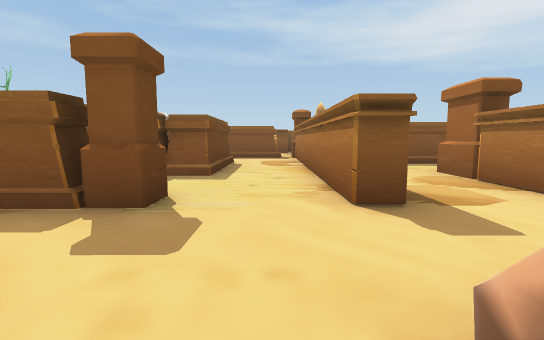
view 1 (above)

24 first-person views from a walk through a 3-D level made in the Unity game engine. The camera is 1.3 m above the floor, tilts 6° down and sees 85° across. The floor is counted in squares, 2 m on a side. Each view is taken from the middle of a square. On the plan, view 1 faces up. The plan holds only what a view shows up to about 9 squares ahead; the rest is blank. The place goes on beyond the plan. The player character is not drawn. Some surface patterns are stand-ins.

view 2
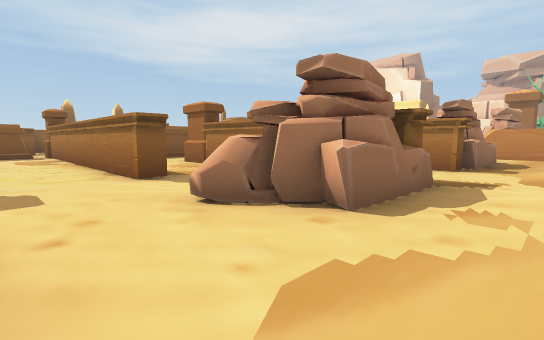

view 3
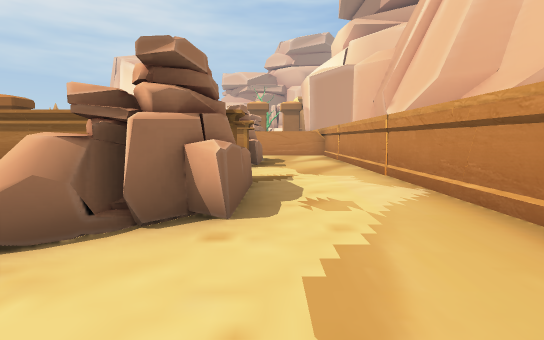

view 4
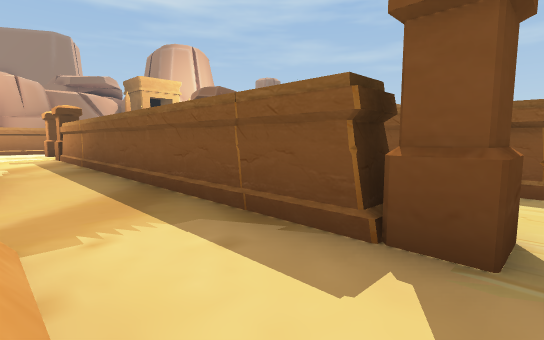

view 5
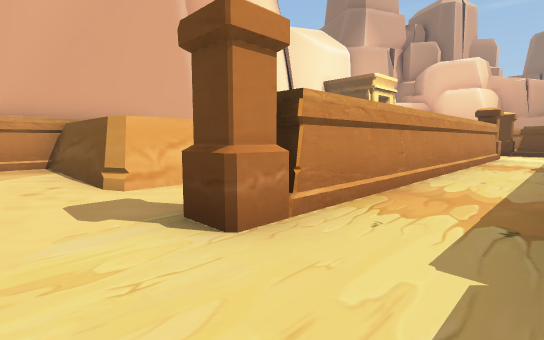

view 6
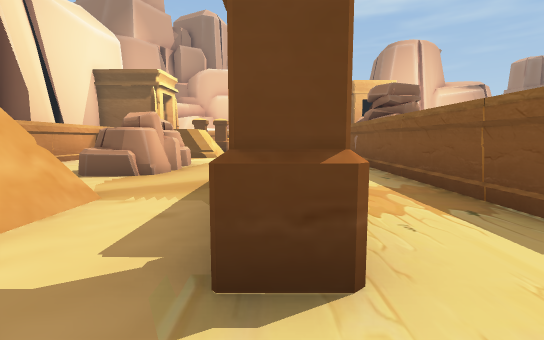

view 7
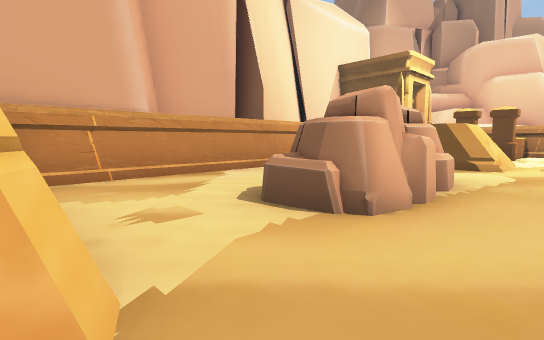

view 8
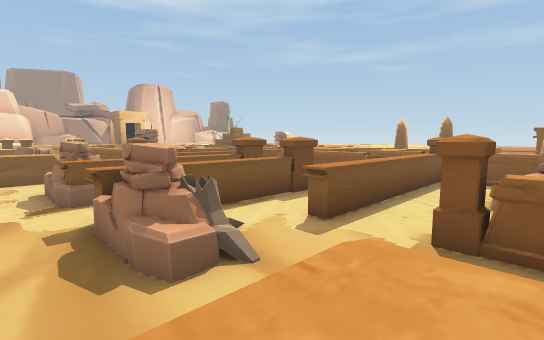

view 9
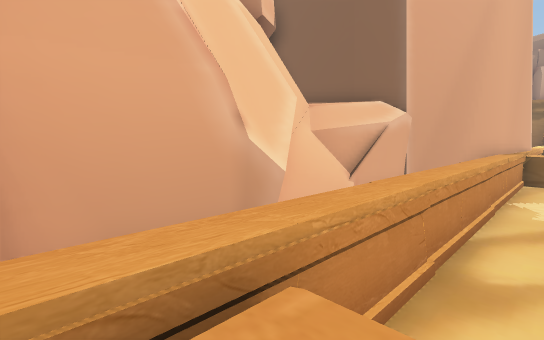

view 10
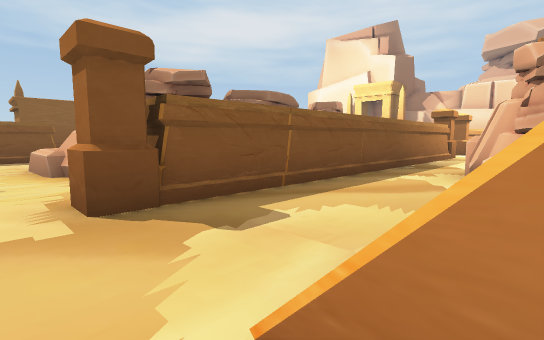

view 11
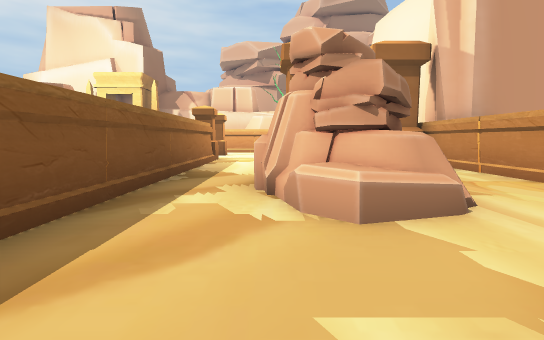

view 12
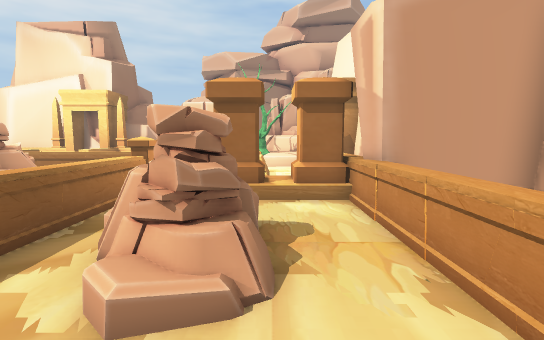

view 13
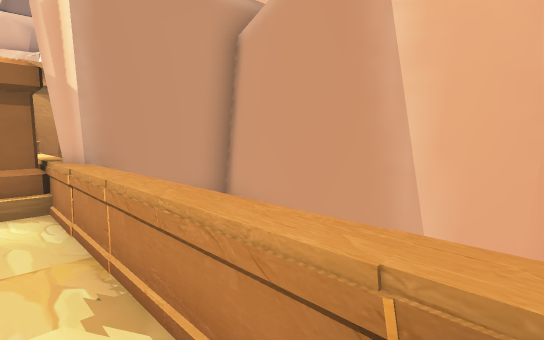

view 14
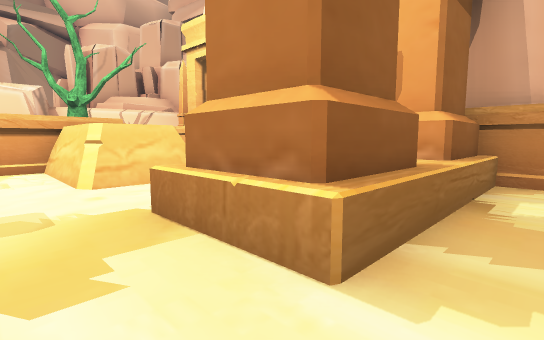

view 15
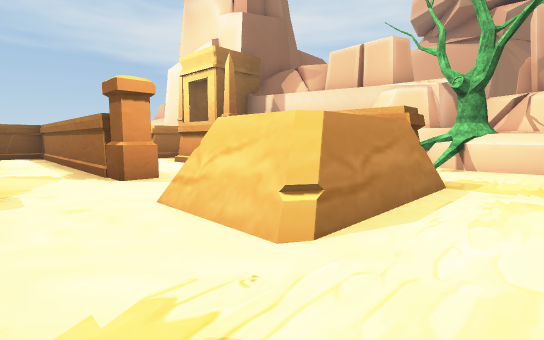

view 16
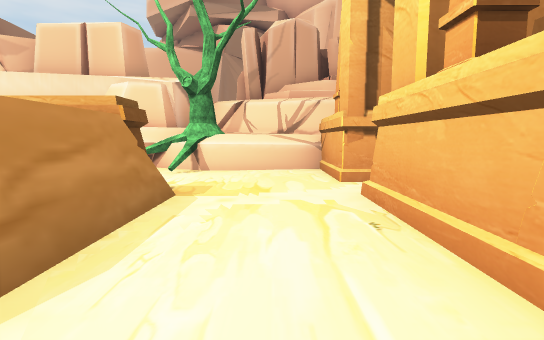

view 17
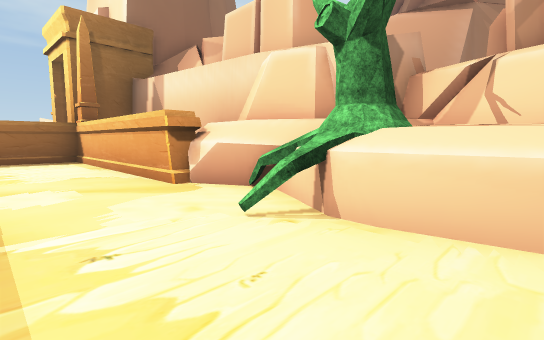

view 18
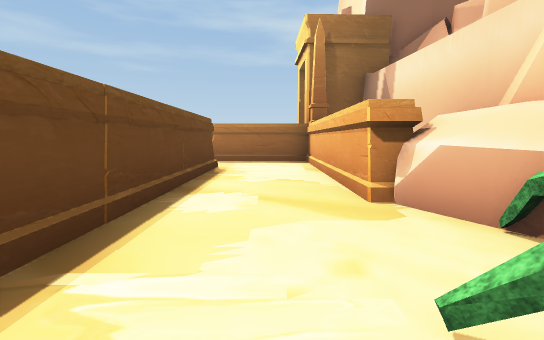

view 19
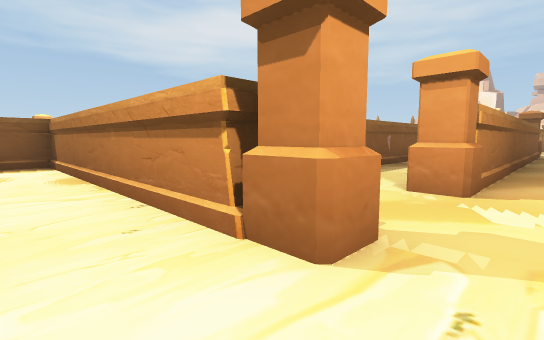

view 20
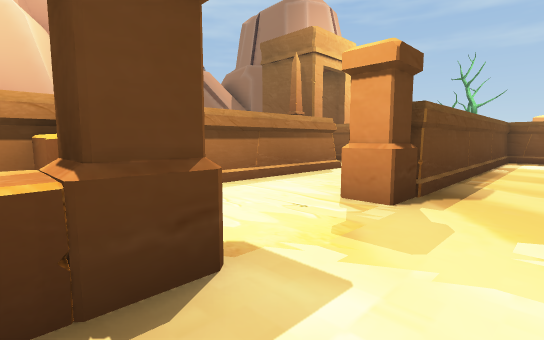

view 21
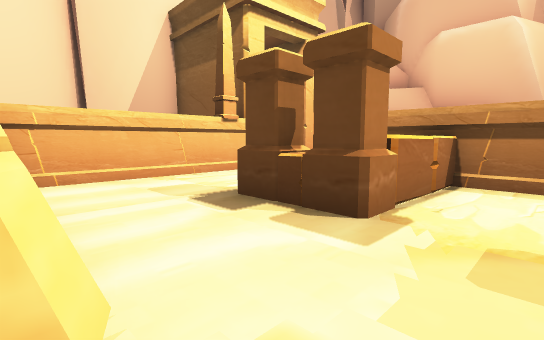

view 22
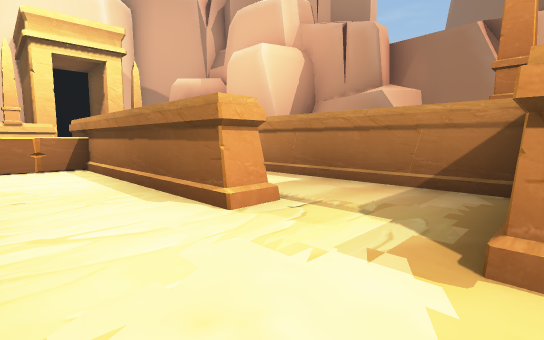

view 23
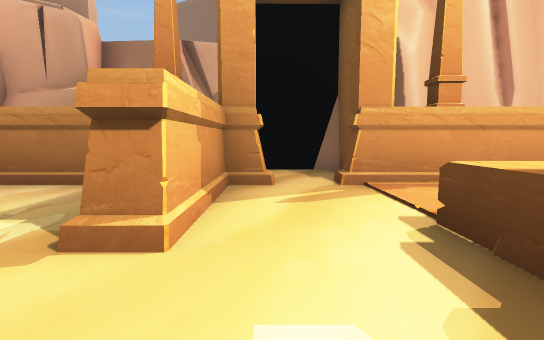

view 24
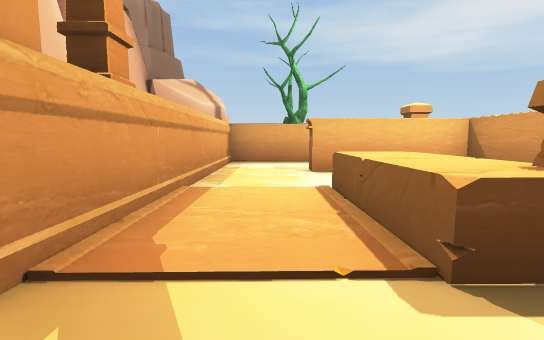

### Floor plan
Key: @ floor where view 1 was taken; # wall or solid block; . floor; / step, stairs or slope; = window, fence, low wall or low ledge; ^ raised ledge; O other object.
Columns run from 22 left of view 1 to 31 right of it. Each row starts with its distance up from view 1.
 17    OOO
 16   O...
 15   O..OOOO
 14   O...  O
 13   O...  O
 12   O..O
 11 ###..O                          OO
 10 #../.OOOOOO                     O.            O
  9 #..O....O.           ..O        ..           .O
  8    OOO..O.           O.O  ##   O..           .O  OOO
  7   O.....O.          OO.O ..    O.^#         ^.O  ..O
  6   O.....O.  O # OOO  O.O .     O.##         ..O ...O
  5   O..O..O.  ..O........O..# #. O..          ..O.O..
  4   O. O..O..............O..O O. O..          ..O.O..OO
  3   O  O..#.#OOOOOOOOO#..O..O O..O.#OOOOOOOOO#..#.O..O
  2      O................... O O...................O..O#
  1      OOO..##...OO..##..OO O  O .......OO..^^..OOO...#
  0      OOO..##. OOOO.##.@OOOO.OOOO.=/..OOO..# ..OOO..OO
 -1        ...     .... #............=/ .O....^^.......^##
 -2        ...    ..... #...........  / ......##........^#
 -3       OOOOO  OOOOOO# OOOOOOOOOOOOOOOOOOOOO#OOOOOO.#OO#
 -4        OOO             OOOOOOOOOOOOOO OOO    OOO  #
 -5                                #######   #
 -6                          ######  ##  #####

Positions as (right, up) in squares from view 1, and headings:
1: (0, 0), facing up
2: (-1, -2), facing up-right
3: (-1, -1), facing right
4: (-1, 1), facing up-left
5: (0, 5), facing down-left
6: (0, 3), facing left
7: (-3, 2), facing down-left
8: (12, -2), facing up-left
9: (12, -2), facing down-left
10: (10, 0), facing up-right
11: (12, 1), facing right
12: (12, -1), facing right
13: (12, -2), facing down-right
14: (19, 2), facing down-right
15: (22, -2), facing up-right
16: (23, -2), facing right
17: (27, -2), facing up-right
18: (28, -1), facing up
19: (-16, 2), facing up-right
20: (-13, 0), facing up-left
21: (-12, 2), facing down-left
22: (-15, 8), facing down-left
23: (-15, 9), facing left
24: (-18, 9), facing up
